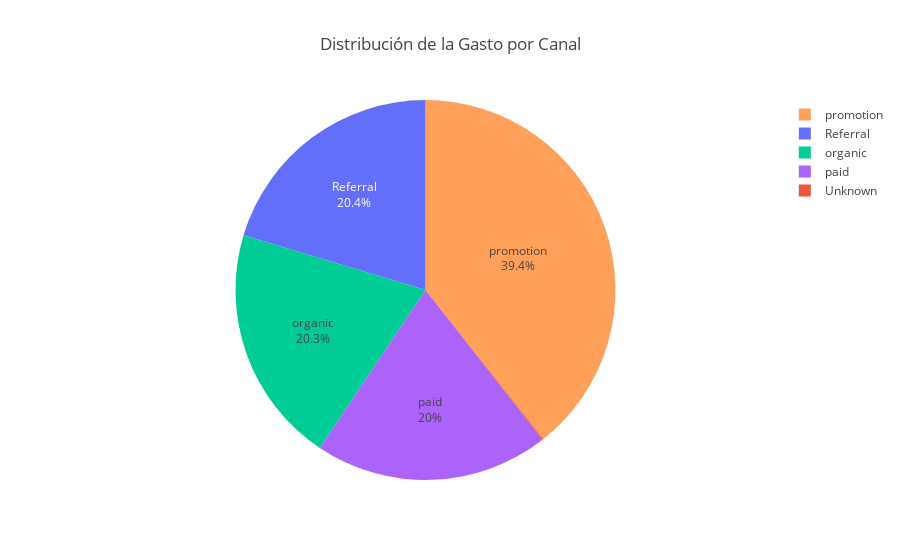

Notebook code cell kept with this figure:
### Code cell
# Calcular porcentaje de gasto por canal
porcentaje_gasto = (
    df.groupby('channel')['budget'].sum().reset_index(name='Gasto')
)
porcentaje_gasto['Porcentaje de Gasto'] = 100 * porcentaje_gasto['Gasto'] / porcentaje_gasto['Gasto'].sum()
porcentaje_gasto = porcentaje_gasto.rename(columns={'channel': 'Canal'})

colores_canales = {
    'Referral': '#636EFA',
    'Unknown': '#EF553B',
    'organic': '#00CC96',
    'paid': '#AB63FA',
    'promotion': '#FFA15A'
}

#gráfico pie de porcentaje de ganancia por canal
fig = px.pie(
    porcentaje_gasto,
    values='Porcentaje de Gasto',
    names='Canal',
    title='Distribución de la Gasto por Canal',
    color='Canal',
    color_discrete_map=colores_canales
)
fig.update_traces(textposition='inside', textinfo='percent+label')
fig.update_layout(title_text='Distribución de la Gasto por Canal', title_x=0.5)
fig.show()

### Figure 1 — Plotly figure (JSON) as saved in the notebook; plotly's stock layout.template omitted (floating-point values rounded to 4 significant figures)
{"data": [{"customdata": [["Referral"], ["Unknown"], ["organic"], ["paid"], ["promotion"]], "domain": {"x": [0, 1], "y": [0, 1]}, "hovertemplate": "Canal=%{customdata[0]}<br>Porcentaje de Gasto=%{value}<extra></extra>", "labels": ["Referral", "Unknown", "organic", "paid", "promotion"], "legendgroup": "", "marker": {"colors": ["#636EFA", "#EF553B", "#00CC96", "#AB63FA", "#FFA15A"]}, "name": "", "showlegend": true, "textinfo": "percent+label", "textposition": "inside", "type": "pie", "values": [20.35, 0.07836, 20.26, 19.96, 39.35]}], "layout": {"legend": {"tracegroupgap": 0}, "title": {"text": "Distribución de la Gasto por Canal", "x": 0.5}}}
